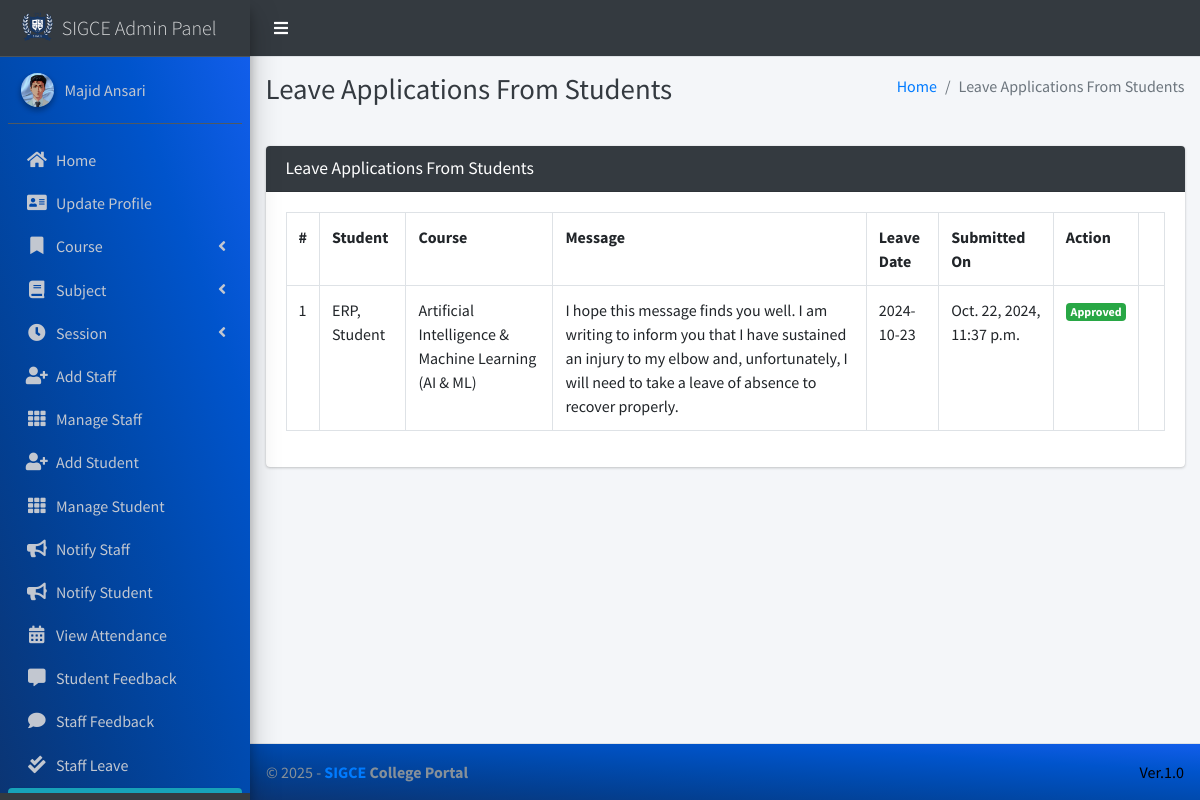
The page /student/view/leave/ (signed in) on the database its author committed.
### main_app/models.py (models this page shows)
class CustomUser(AbstractUser):
    USER_TYPE = ((1, "HOD"), (2, "Staff"), (3, "Student"))
    GENDER = [("M", "Male"), ("F", "Female")]
    username = None  # Removed username, using email instead
    email = models.EmailField(unique=True)
    user_type = models.CharField(default=1, choices=USER_TYPE, max_length=1)
    gender = models.CharField(max_length=1, choices=GENDER)
    profile_pic = models.ImageField()
    address = models.TextField()
    fcm_token = models.TextField(default="")  # For firebase notifications
    created_at = models.DateTimeField(auto_now_add=True)
    updated_at = models.DateTimeField(auto_now=True)
    USERNAME_FIELD = "email"
    REQUIRED_FIELDS = []
    objects = CustomUserManager()
    def __str__(self):
        return  self.first_name + " " + self.last_name

class LeaveReportStudent(models.Model):
    student = models.ForeignKey(Student, on_delete=models.CASCADE)
    date = models.CharField(max_length=60)
    message = models.TextField()
    status = models.SmallIntegerField(default=0)
    created_at = models.DateTimeField(auto_now_add=True)
    updated_at = models.DateTimeField(auto_now=True)

class Student(models.Model):
    admin = models.OneToOneField(CustomUser, on_delete=models.CASCADE)
    course = models.ForeignKey(Course, on_delete=models.DO_NOTHING, null=True, blank=False)
    session = models.ForeignKey(Session, on_delete=models.DO_NOTHING, null=True)
    def __str__(self):
        return self.admin.last_name + ", " + self.admin.first_name

class Course(models.Model):
    name = models.CharField(max_length=120)
    created_at = models.DateTimeField(auto_now_add=True)
    updated_at = models.DateTimeField(auto_now=True)
    def __str__(self):
        return self.name

### main_app/hod_views.py (the view, shortened to what this page needs)
# urls.py: path("student/view/leave/", hod_views.view_student_leave,
@csrf_exempt
def view_student_leave(request):
    if request.method != 'POST':
        allLeave = LeaveReportStudent.objects.all()
        context = {
            'allLeave': allLeave,
            'page_title': 'Leave Applications From Students'
        }
        return render(request, "hod_template/student_leave_view.html", context)

### main_app/templates/hod_template/student_leave_view.html (shortened to what this page needs)
{% extends 'main_app/base.html' %}
{% load static %}
{% block page_title %}{{page_title}}{% endblock page_title %}
{% block content %}
<section class="content">
    <div class="container-fluid">
        <div class="row">
            <div class="col-md-12">
                <div class="card card-dark">
                    <div class="card-header">
                        <h3 class="card-title">{{page_title}}</h3>
                    </div>
                    <div class="table card-body">
                        <table class="table table-bordered table-hover">
                            <tr>
                                <th>#</th>
                                <th>Student</th>
                                <th>Course</th>
                                <th>Message</th>
                                <th>Leave Date</th>
                                <th>Submitted On</th>
                                <th>Action</th>
                            </tr>
                            {% for leave in  allLeave %}
                              <tr>
                                  <td>{{forloop.counter}}</td>
                                  <td>{{leave.student}}</td>
                                  <td>{{leave.student.course}}</td>
                                  <td>{{leave.message}}</td>
                                  <td>{{leave.date}}</td>
                                  <td>{{leave.created_at}}</td>
                                      {% if leave.status == 0 %}
                                           <td> <button data-toggle = "modal" data-target = "#reply_modal" value="{{leave.id}}" class="btn btn-success reply_open_modal">Reply</button>
{% elif leave.status == -1 %}
<td><span  class='badge badge-danger'>Rejected</span></td>
{% else %}
<td><span  class='badge badge-success'>Approved</span></td>
                                            <td>{{feedback.updated_at}}</td>
                                      {% endif %}
                              </tr>
                            {% endfor %}
                        </table>
                    </div>
                    </div>
            </div>
        </div>
    </div>
</section>
{% endblock content %}

### main_app/templates/main_app/sidebar_template.html (shortened to what this page needs)
{% load static %}
<aside class="main-sidebar sidebar-dark-info elevation-4">
    {% if request.user.user_type == '1' %}
    <a href="{% url 'admin_home' %}" class="brand-link">
        <img src="{% static 'dist/img/virusx.png' %} " alt="SIGCE LOGO"
            class="brand-image " >
        <span class="brand-text font-weight-light" >SIGCE Admin Panel</span>
    </a>
    <div class="sidebar" style="background-image: linear-gradient(to right top, #0b3574, #033f91, #004aae, #0054cc, #125eeb);">
        <div class="user-panel mt-3 pb-3 mb-3 d-flex">
            <div class="image">
                <img src="{{ request.user.profile_pic}}" class="img-circle elevation-2" alt="User Image">
            </div>
            <div class="info">
                <a href="#" class="d-block">{{user}}</a>
            </div>
        </div>
        <nav class="mt-2">
            <ul class="nav nav-pills nav-sidebar flex-column" data-widget="treeview" role="menu" data-accordion="false">
                <li class="nav-item">
                    {% url 'admin_home' as admin_home %}
                    <a href="{{admin_home}}" class="nav-link {% if admin_home == request.path %} active {% endif %}">
                        <i class="nav-icon fas fa-home"></i>
                        <p>
                            Home
                        </p>
                    </a>
                </li>
                <li class="nav-item">
                    {% url 'admin_view_profile' as admin_view_profile %}
                    <a href="{{admin_view_profile}}"
                        class="nav-link {% if admin_view_profile == request.path %} active {% endif %}">
                        <i class="nav-icon fas fa-address-card"></i>
                        <p>
                            Update Profile
                        </p>
                    </a>
                </li>
                <li class="nav-item has-treeview">
                    <a href="#" class="nav-link" >
                        <i class="nav-icon fas fa-bookmark"></i>
                        <p>
                            Course
                            <i class="fas fa-angle-left right"></i>
                        </p>
                    </a>
                </li>
                <li class="nav-item has-treeview">
                    <a href="#" class="nav-link">
                        <i class="nav-icon fas fa-book"></i>
                        <p>
                            Subject
                            <i class="fas fa-angle-left right"></i>
                        </p>
                    </a>
                </li>
                <li class="nav-item has-treeview">
                    <a href="#" class="nav-link">
                        <i  class="nav-icon fas fa-clock"></i>
                        <p>
                            Session
                            <i class="fas fa-angle-left right"></i>
                        </p>
                    </a>
                </li>
                <li class="nav-item">
                    {% url 'add_staff' as add_staff %}
                    <a href="{{add_staff}}" class="nav-link {% if add_staff == request.path %} active {% endif %}">
                        <i class="nav-icon fas fa-user-plus"></i>
                        <p>
                            Add Staff
                        </p>
                    </a>
                </li>
                <li class="nav-item">
                    {% url 'manage_staff' as manage_staff %}
                    {% url 'edit_staff' staff_id as edit_staff %}
                    <a href="{{manage_staff}}"
                        class="nav-link {% if manage_staff == request.path or request.path == edit_staff %} active {% endif %}">
                        <i class="nav-icon fas fa-th"></i>
                        <p>
                            Manage Staff
                        </p>
                    </a>
                </li>
                <li class="nav-item">
                    {% url 'add_student' as add_student%}
                    <a href="{{add_student}}" class="nav-link  {% if add_student == request.path %} active {% endif %}">
                        <i class="nav-icon fas fa-user-plus"></i>
                        <p>
                            Add Student
                        </p>
                    </a>
                </li>
                <li class="nav-item">
                    {% url 'manage_student' as manage_student %}
                    {% url 'edit_student' student_id as edit_student %}
                    <a href="{{manage_student}}"
                        class="nav-link  {% if edit_student == request.path or manage_student == request.path %} active {% endif %}">
                        <i class="nav-icon fas fa-th"></i>
                        <p>
                            Manage Student
                        </p>
                    </a>
                </li>
                <li class="nav-item">
                    {% url 'admin_notify_staff' as admin_notify_staff %}
                    <a href="{{admin_notify_staff}}"
                        class="nav-link {% if admin_notify_staff == request.path %} active {% endif %}">
                        <i class="nav-icon fas fa-bullhorn"></i>
                        <p>
                            Notify Staff
                        </p>
                    </a>
                </li>
                <li class="nav-item">
                    {% url 'admin_notify_student' as admin_notify_student %}
                    <a href="{{admin_notify_student}}"
                        class="nav-link {% if admin_notify_student == request.path %} active {% endif %}">
                        <i class="nav-icon fas fa-bullhorn"></i>
                        <p>
                            Notify Student
                        </p>
                    </a>
                </li>
                <li class="nav-item">
                    {% url 'admin_view_attendance' as admin_view_attendance %}
                <li class="nav-item">
                    <a href="{{admin_view_attendance}}"
                        class="nav-link  {% if admin_view_attendance == request.path %} active {% endif %}">
                        <i class="nav-icon fas fa-calendar-alt"></i>
                        <p>
                            View Attendance
                        </p>
                    </a>
                </li>
                <li class="nav-item">
                    {% url 'student_feedback_message' as student_feedback_message %}
                    <a href="{{ student_feedback_message }}"
                        class="nav-link  {% if student_feedback_message == request.path %} active {% endif %}">
                        <i class="nav-icon fas fa-comment-alt"></i>
                        <p>
                            Student Feedback
                        </p>
                    </a>
                </li>
                <li class="nav-item">
                    {% url 'staff_feedback_message' as staff_feedback_message %}
                    <a href="{{staff_feedback_message}}"
                        class="nav-link   {% if staff_feedback_message == request.path %} active {% endif %}">
                        <i  class="nav-icon fas fa-comment"></i>
                        <p>
                            Staff Feedback
                        </p>
                    </a>
                </li>
                <li class="nav-item">
                    {% url 'view_staff_leave' as view_staff_leave %}
                    <a href="{{view_staff_leave}}"
                        class="nav-link  {% if view_staff_leave == request.path %} active {% endif %}">
                        <i  class="nav-icon fas fa-check-double"></i>
                        <p>
                            Staff Leave
                        </p>
                    </a>
                </li>
                <li class="nav-item">
                    {% url 'view_student_leave' as view_student_leave %}
                    <a href="{% url 'view_student_leave' %}"
                        class="nav-link  {% if view_student_leave == request.path %} active {% endif %}">
                    </a>
                </li>
                                        {% endif %}
                                    </ul>
                                </nav>
                            </div>
</aside>

### rows shown on the page
CustomUser: user.profile_pic (picture), first_name+last_name "Majid Ansari"
LeaveReportStudent: student "ERP, Student", student.course "Artificial Intelligence & Machine Learning (AI & ML)", message "I hope this message finds you well. I am writing to inform you that I have sustained an injury to my elbow and, unfortunately, I will need to take a leave of absence to recover properly.", date "2024-10-23", created_at "Oct. 22, 2024, 11:37 p.m."

### other values the page prints
{{ page_title }} "Leave Applications From Students"
